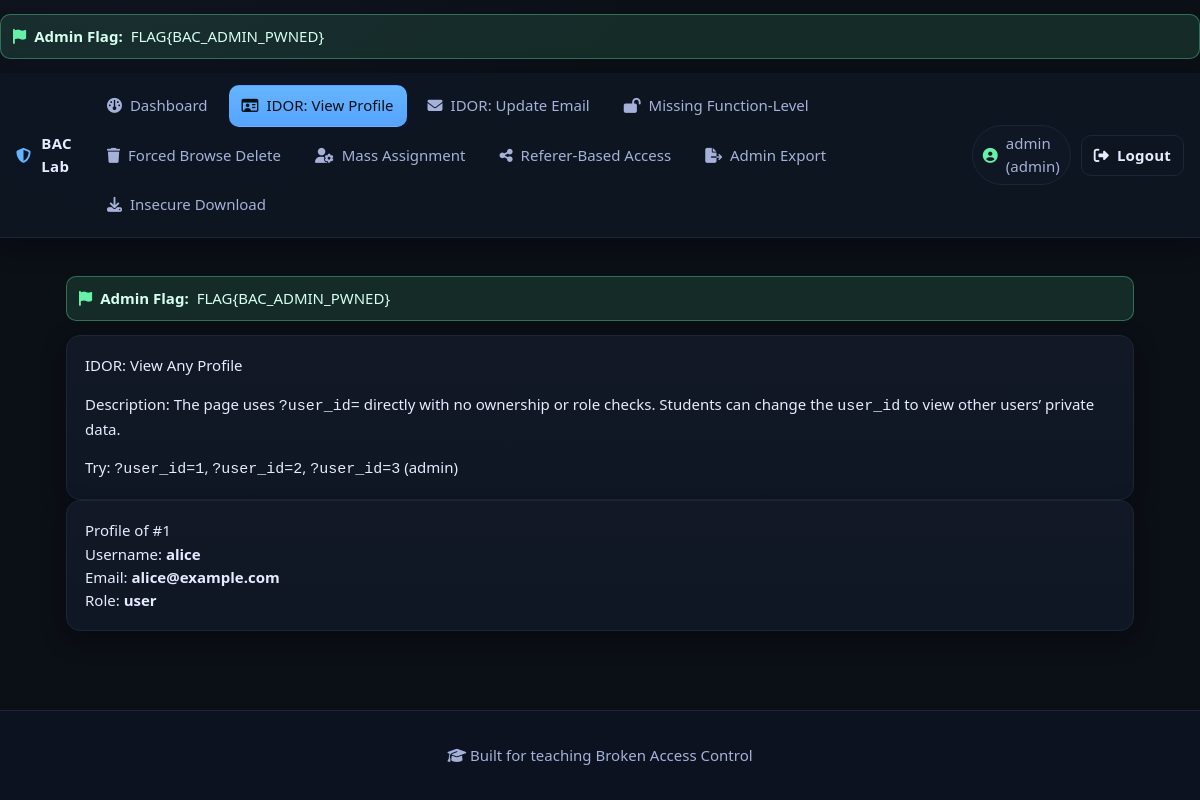
Screenshot of /1_idor_profile.php?user_id=1 (signed in) with the database file from the repository.
### tables this page shows
CREATE TABLE users (
  id INT AUTO_INCREMENT PRIMARY KEY,
  username VARCHAR(50) UNIQUE NOT NULL,
  password VARCHAR(100) NOT NULL,
  email VARCHAR(120) NOT NULL,
  role ENUM('user','admin') NOT NULL DEFAULT 'user'
);

### 1_idor_profile.php (the view, shortened to what this page needs)
<?php require 'config.php'; require 'helpers.php'; require_login(); topnav('IDOR: View Profile'); ?>
<div class="card">
  <div class="h">IDOR: View Any Profile</div>
  <p class="p">Description: The page uses <code>?user_id=</code> directly with no ownership or role checks.
    Students can change the <code>user_id</code> to view other users’ private data.
  </p>
  <div class="notice">Try: <code>?user_id=1</code>, <code>?user_id=2</code>, <code>?user_id=3</code> (admin)</div>
</div>
<?php
$user_id = $_GET['user_id'] ?? current_user()['id'];
$stmt = $pdo->prepare('SELECT id, username, email, role FROM users WHERE id = ?');
$stmt->execute([$user_id]);
$victim = $stmt->fetch();
?>
<div class="card">
  <?php if($victim): ?>
    <div class="h">Profile of #<?= htmlspecialchars($victim['id']) ?></div>
    <div class="p">Username: <strong><?= htmlspecialchars($victim['username']) ?></strong></div>
    <div class="p">Email: <strong><?= htmlspecialchars($victim['email']) ?></strong></div>
    <div class="p">Role: <strong><?= htmlspecialchars($victim['role']) ?></strong></div>
  <?php else: ?>
    <div class="notice">User not found</div>
  <?php endif; ?>
</div>

### styles.css (style rules this page uses)
:root { --bg:#0b0f16; --panel:#121826; --panel-2:#0f1724; --border:#1d2637; --text:#e6ebff; --muted:#a5b1d8; --accent:#64b5ff; --accent-2:#66f0a9; --danger:#ff6b6b; --shadow: 0 8px 24px rgba(0,0,0,.35); }
* { box-sizing:border-box }
html,body { height:100% }
html { scroll-behavior:smooth }
body { margin:0; background: radial-gradient(1200px 700px at 10% -10%, #0f1421 0%, var(--bg) 45%) no-repeat fixed; color:var(--text); font: 15px/1.55 system-ui, -apple-system, Segoe UI, Roboto, Ubuntu, "Helvetica Neue", Arial, "Noto Color Emoji", "Apple Color Emoji", sans-serif; }
.card { background:linear-gradient(180deg, var(--panel), var(--panel-2)); border:1px solid var(--border); border-radius:14px; padding:18px; box-shadow: var(--shadow); }
html, body { height: 100%; }
body { display: flex; flex-direction: column; }

### rows the page displays
users: id "1", username "alice", email "alice@example.com", role "user"

### other values shown
CTF_FLAG "FLAG{BAC_ADMIN_PWNED}"
$label "Dashboard"
$label "IDOR: View Profile"
$label "IDOR: Update Email"
$label "Missing Function-Level"
$label "Forced Browse Delete"
$label "Mass Assignment"
$label "Referer-Based Access"
$label "Admin Export"
$label "Insecure Download"
$u['username'] "admin"
$u['role'] "admin"
